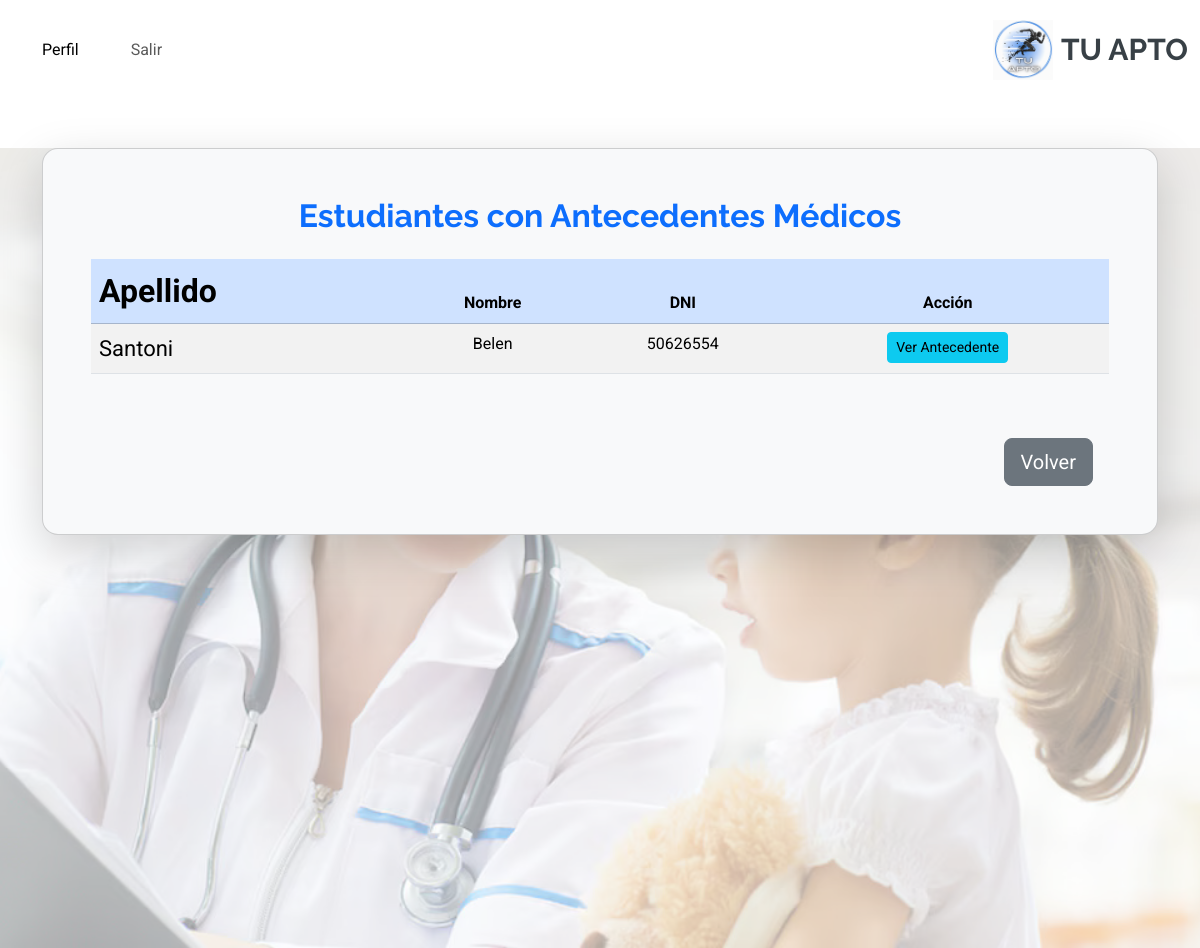
/estudiante/ver-antecedentes/ (signed in), run on an earlier commit of the app's database.
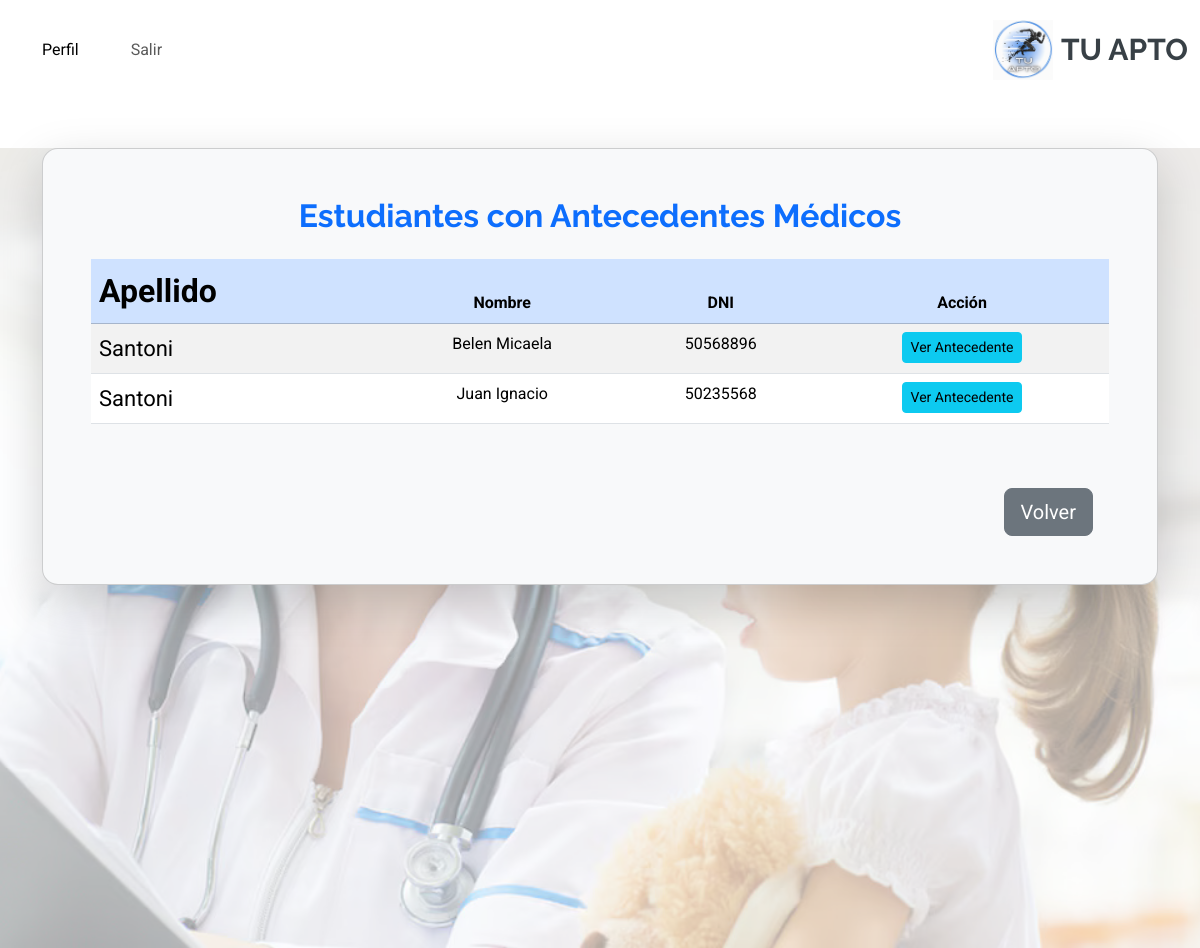
And on a later commit of the database.
### estudiante/models.py (models this page shows, shortened)
class Estudiante(models.Model):
    SEXO_CHOICES = [
        ('M', 'Masculino'),
        ('F', 'Femenino'),
        ('O', 'Otro'),
    ]
    nombre= models.CharField(max_length=30, blank=True, null=True)
    apellido= models.CharField(max_length=30, blank=True, null=True)
    fecha_nacimiento= models.DateField(blank=True, null=True)
    tutor = models.ForeignKey(Tutor, on_delete=models.CASCADE, related_name='estudiantes')
    dni=  models.CharField(max_length=15, blank=True, null=True)
    domicilio = models.CharField(max_length=255, blank=True, null=True)
    telefono = models.CharField(max_length=15, blank=True, null=True)
    sexo=models.CharField(max_length=1, choices=SEXO_CHOICES, blank=True, null=True)
    localidad = models.CharField(max_length=100, blank=True, null=True)
    lugar_nacimiento = models.CharField(max_length=100, blank=True, null=True)

### estudiante/views.py (the view)
# urls.py: path('ver-antecedentes/', views.ver_antecedentes, name='ver_antecedentes'),
@login_required
def ver_antecedentes(request):
    estudiantes_con_antecedentes = Estudiante.objects.filter(antecedentes__isnull=False)
    context = {
        'estudiantes_con_antecedentes': estudiantes_con_antecedentes
    }
    return render(request, 'estudiante/ver_antecedentes.html', context)

### estudiante/templates/estudiante/ver_antecedentes.html (shortened to what this page needs)
{% extends 'core/base.html' %}
{% load static %}
{% block content %}
    <div class="row" style="margin: 0; padding: 0;">
        <div class="container-fluid ficha-medica-container" style="margin: 0; padding: 0;">
            <main class="px-3" style="position: relative; min-height: 100vh; width: 100%; margin: 0; padding: 0;">
                <div style="position: relative; z-index: 1;">
                    <div class="container mt-5">
                        <div class="card shadow-lg p-5 bg-light rounded-4">
                            <h2 class="text-primary text-center fw-bold mb-4">Estudiantes con Antecedentes Médicos</h2>
                            <div class="table-responsive">
                                <table class="table table-striped table-hover text-center">
                                    <thead class="table-primary">
                                        <tr>
                                            <th>Apellido</th>
                                            <th>Nombre</th>
                                            <th>DNI</th>
                                            <th>Acción</th>
                                        </tr>
                                    </thead>
                                    <tbody>
                                        {% for estudiante in estudiantes_con_antecedentes %}
                                        <tr>
                                            <td>{{ estudiante.apellido }}</td>
                                            <td>{{ estudiante.nombre }}</td>
                                            <td>{{ estudiante.dni }}</td>
                                            <td>
                                                <a href="{% url 'detalle_antecedente' estudiante.id %}" class="btn btn-info btn-sm">
                                                    Ver Antecedente
                                                </a>
                                            </td>
                                        </tr>
                                        {% empty %}
                                        <tr>
                                            <td colspan="4" class="text-center text-muted">No hay estudiantes con antecedentes registrados.</td>
                                        </tr>
                                        {% endfor %}
                                    </tbody>
                                </table>
                            </div>
                            <div class="d-flex justify-content-end mt-5">
                                <a href="{% url 'menu_estudiante' %}" class="btn btn-secondary btn-lg w-45 me-3">Volver</a>
                            </div>
                        </div>
                    </div>
                </div>
            </main>
        </div>
    </div>
{% endblock %}

What changed in the data, as far as the page shows it:
added Estudiante: apellido "Santoni", nombre "Belen Micaela", dni "50568896"
changed Estudiante: nombre "Belen" → "Juan Ignacio"; dni "50626554" → "50235568"
